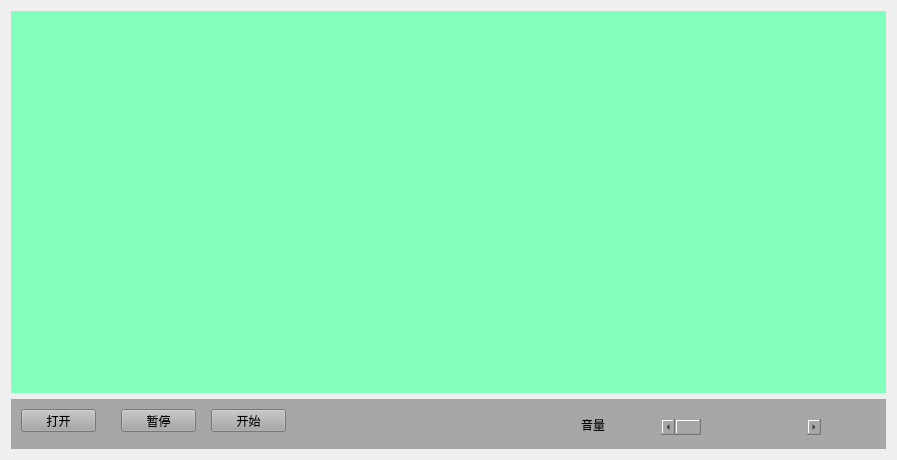
<?xml version="1.0" encoding="UTF-8"?>
<ui version="4.0">
 <class>Widget</class>
 <widget class="QWidget" name="Widget">
  <property name="geometry">
   <rect>
    <x>0</x>
    <y>0</y>
    <width>897</width>
    <height>460</height>
   </rect>
  </property>
  <property name="windowTitle">
   <string>Widget</string>
  </property>
  <layout class="QVBoxLayout" name="verticalLayout">
   <item>
    <widget class="QWidget" name="movieWidget" native="true">
     <property name="sizePolicy">
      <sizepolicy hsizetype="Preferred" vsizetype="Preferred">
       <horstretch>30</horstretch>
       <verstretch>200</verstretch>
      </sizepolicy>
     </property>
     <property name="styleSheet">
      <string notr="true">background-color: rgb(130, 255, 186);</string>
     </property>
    </widget>
   </item>
   <item>
    <widget class="QWidget" name="toolWidget" native="true">
     <property name="sizePolicy">
      <sizepolicy hsizetype="Expanding" vsizetype="Fixed">
       <horstretch>50</horstretch>
       <verstretch>50</verstretch>
      </sizepolicy>
     </property>
     <property name="minimumSize">
      <size>
       <width>0</width>
       <height>50</height>
      </size>
     </property>
     <property name="styleSheet">
      <string notr="true">background-color: rgb(167, 167, 167);</string>
     </property>
     <widget class="QPushButton" name="btopen">
      <property name="geometry">
       <rect>
        <x>10</x>
        <y>10</y>
        <width>75</width>
        <height>23</height>
       </rect>
      </property>
      <property name="text">
       <string>打开</string>
      </property>
     </widget>
     <widget class="QPushButton" name="bt_stop">
      <property name="geometry">
       <rect>
        <x>110</x>
        <y>10</y>
        <width>75</width>
        <height>23</height>
       </rect>
      </property>
      <property name="text">
       <string>暂停</string>
      </property>
     </widget>
     <widget class="QPushButton" name="bt_start">
      <property name="geometry">
       <rect>
        <x>200</x>
        <y>10</y>
        <width>75</width>
        <height>23</height>
       </rect>
      </property>
      <property name="text">
       <string>开始</string>
      </property>
     </widget>
     <widget class="QLabel" name="label">
      <property name="geometry">
       <rect>
        <x>570</x>
        <y>20</y>
        <width>54</width>
        <height>12</height>
       </rect>
      </property>
      <property name="text">
       <string>音量</string>
      </property>
     </widget>
     <widget class="QScrollBar" name="hScrollBar">
      <property name="geometry">
       <rect>
        <x>650</x>
        <y>20</y>
        <width>160</width>
        <height>16</height>
       </rect>
      </property>
      <property name="singleStep">
       <number>2</number>
      </property>
      <property name="pageStep">
       <number>0</number>
      </property>
      <property name="orientation">
       <enum>Qt::Horizontal</enum>
      </property>
     </widget>
    </widget>
   </item>
  </layout>
 </widget>
 <layoutdefault spacing="6" margin="11"/>
 <resources/>
 <connections/>
</ui>
